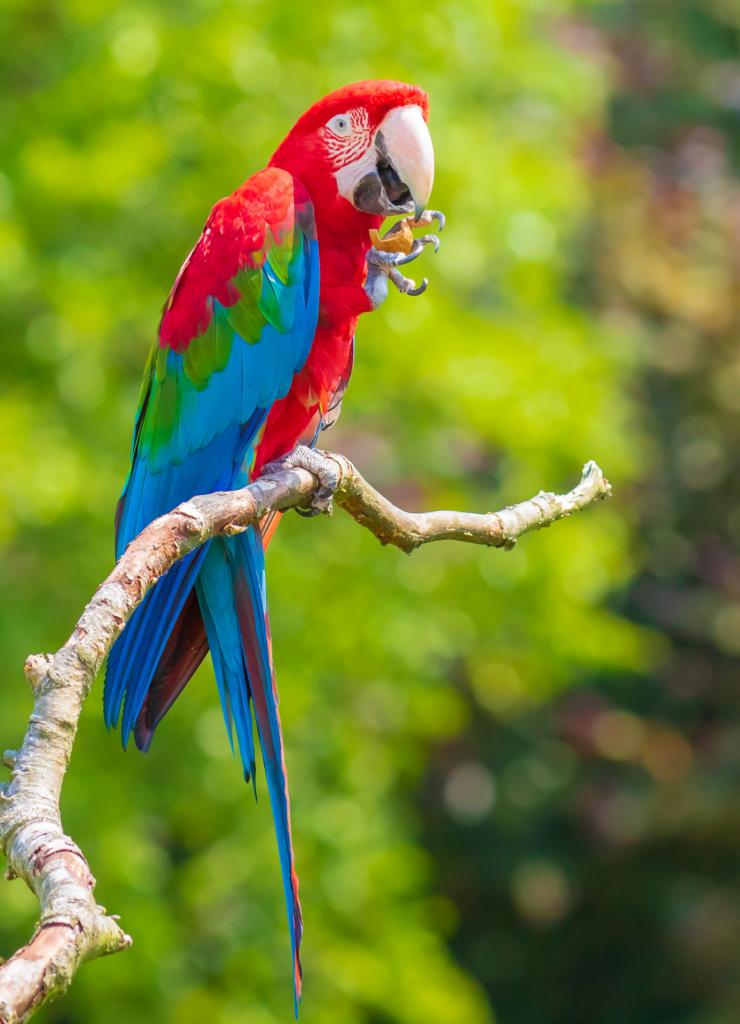
#> input picture image.png, 740 x 1024 px, found by its file name
$ python task5.py
#> lines starting #> are read from the running program, lines starting #| are printed output that depends on the picture; after the words box and inside, x2 and y2 are one past the last pixel; in counts of white or black regions, pixels touching at a corner belong together
import cv2
import numpy as np
import matplotlib.pyplot as plt

img = cv2.imread("C:/Users/Miras/Desktop/dev/ComputerVision/image.png")
#> img is the input picture: shape (1024, 740, 3); mean B, G, R 49.9, 131.5, 116.7
assert img is not None, "Image could not be loaded"

img_rgb = cv2.cvtColor(img, cv2.COLOR_BGR2RGB)

gray = cv2.cvtColor(img_rgb, cv2.COLOR_RGB2GRAY)
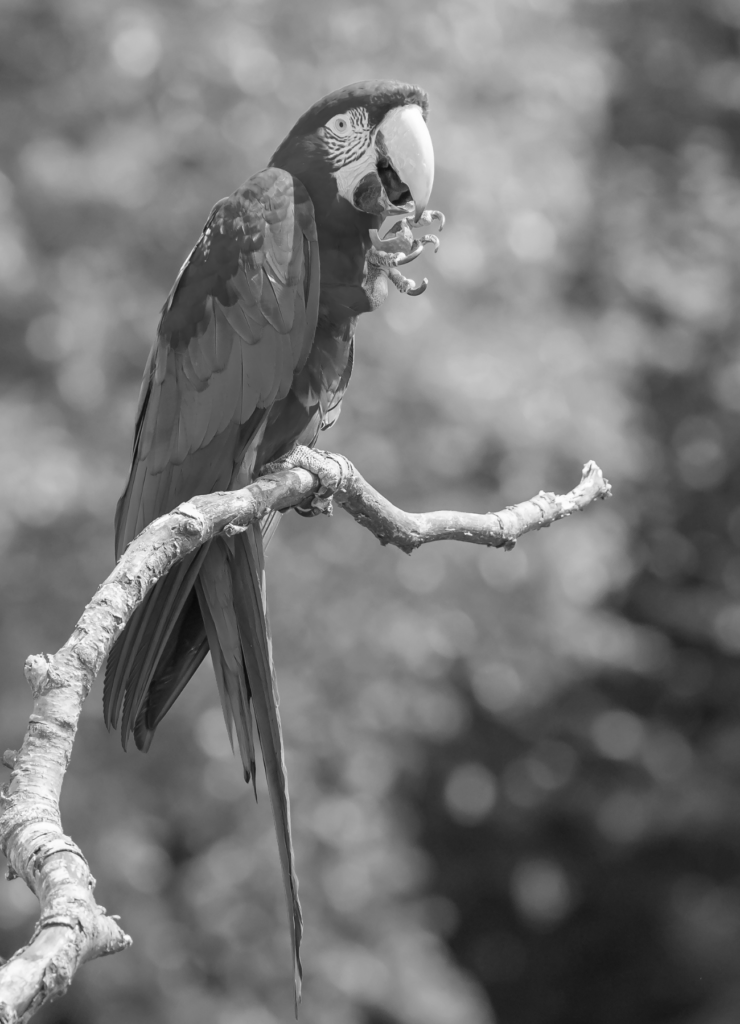
#> gray: shape (1024, 740); min 8, max 254, mean 117.8

_, binary = cv2.threshold(gray, 127, 255, cv2.THRESH_BINARY)
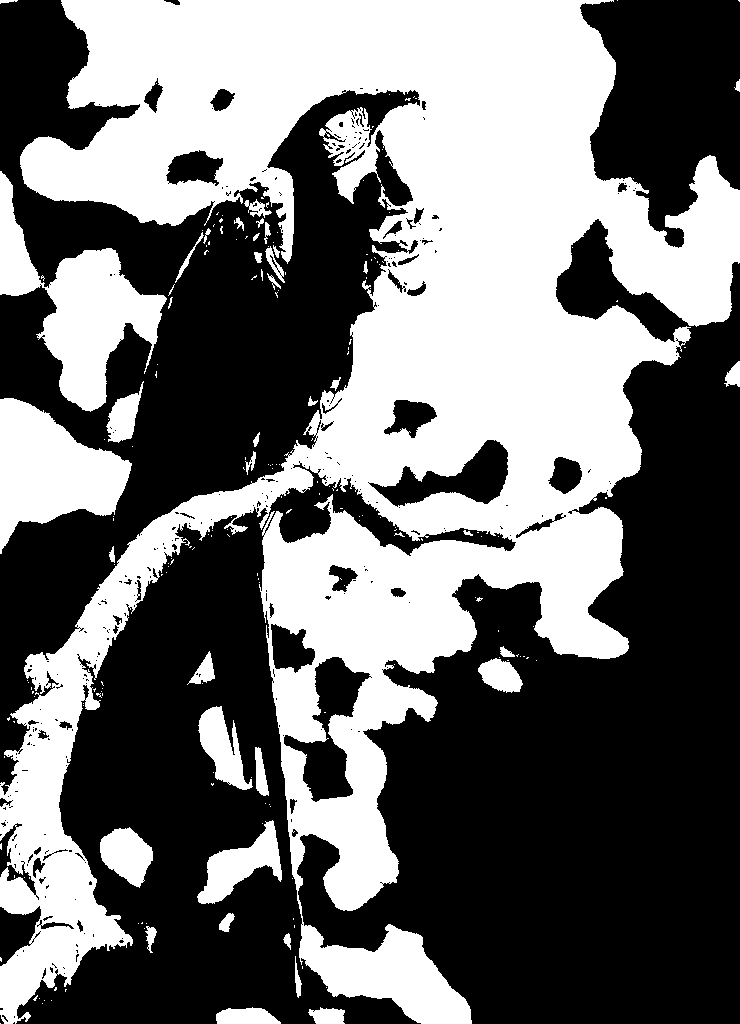
#> binary: shape (1024, 740); 43.5% white; 206 white regions (166 under 20 px), largest, box (x1, y1, x2, y2) and area: (0, 0, 740, 1024) 289635, (0, 171, 167, 412) 14090, (0, 398, 132, 554) 11520

kernel = np.ones((5,5), np.uint8)

erosion = cv2.erode(binary, kernel, iterations=1)
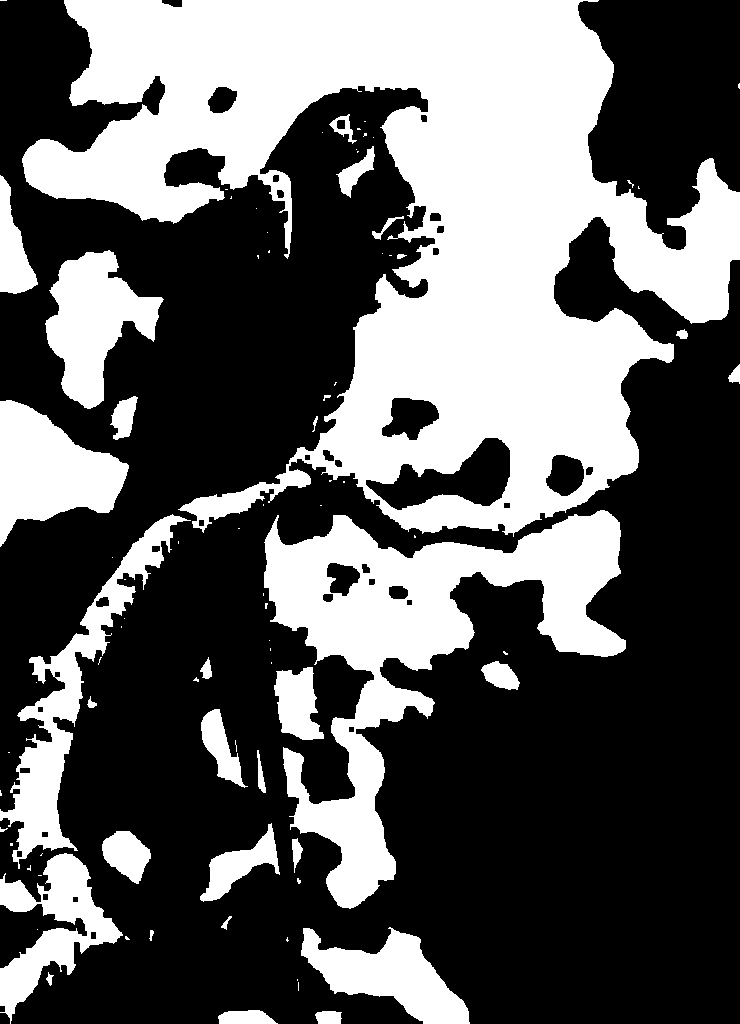
#> erosion: shape (1024, 740); 37.5% white; 85 white regions (53 under 20 px), largest, box (x1, y1, x2, y2) and area: (22, 0, 740, 537) 175132, (264, 510, 626, 909) 45450, (0, 514, 191, 869) 11880
dilation = cv2.dilate(binary, kernel, iterations=1)
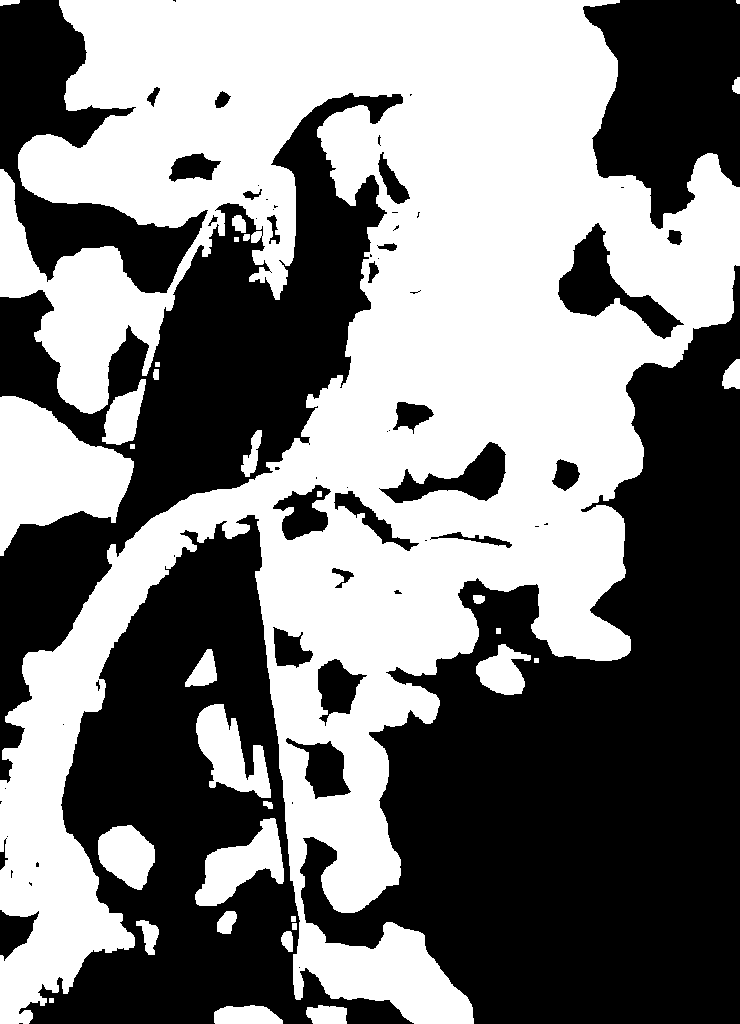
#> dilation: shape (1024, 740); 49.3% white; 32 white regions (1 under 20 px), largest, box (x1, y1, x2, y2) and area: (0, 0, 740, 1024) 342157, (0, 396, 134, 556) 12468, (195, 818, 284, 906) 3805

hsv = cv2.cvtColor(img_rgb, cv2.COLOR_RGB2HSV)
#> hsv: shape (1024, 740, 3); mean H, S, V 46.5, 178.3, 145.3

# Define color range (green color segmentation)
lower_green = np.array([35, 40, 40])
upper_green = np.array([85, 255, 255])

mask = cv2.inRange(hsv, lower_green, upper_green)
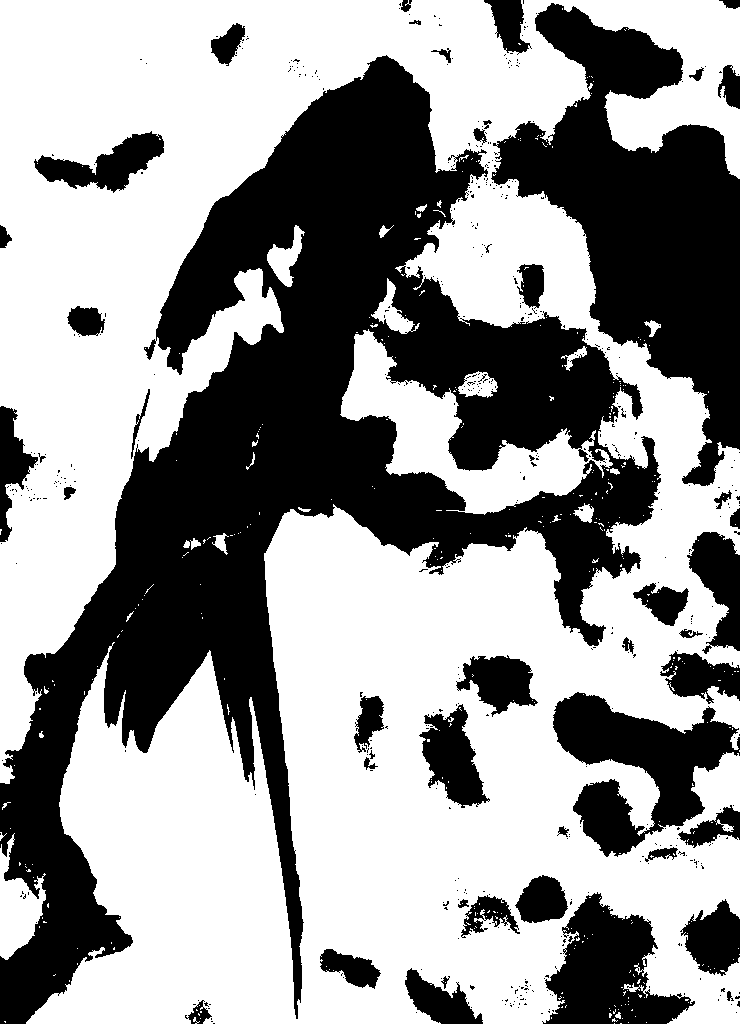
#> mask: shape (1024, 740); 59.4% white; 508 black regions (461 under 20 px), largest, box (x1, y1, x2, y2) and area: (0, 55, 661, 1024) 190825, (491, 3, 740, 486) 51932, (553, 692, 740, 857) 14654
segmented = cv2.bitwise_and(img_rgb, img_rgb, mask=mask)
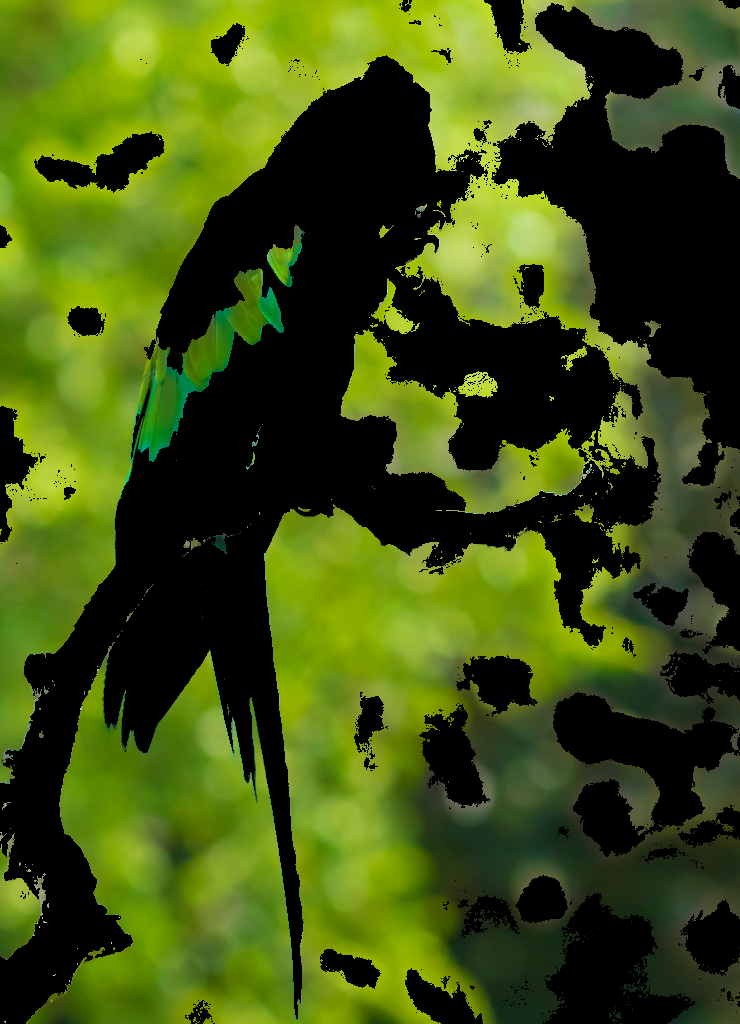
#> segmented: shape (1024, 740, 3); mean R, G, B 63.2, 81.6, 16.9

plt.figure(figsize=(14,8))

plt.subplot(2,3,1)
plt.imshow(img_rgb)
plt.title("Original Image")
plt.axis("off")

plt.subplot(2,3,2)
plt.imshow(binary, cmap="gray")
plt.title("Binary Threshold")
plt.axis("off")

plt.subplot(2,3,3)
plt.imshow(erosion, cmap="gray")
plt.title("Erosion")
plt.axis("off")

plt.subplot(2,3,4)
plt.imshow(dilation, cmap="gray")
plt.title("Dilation")
plt.axis("off")

plt.subplot(2,3,5)
plt.imshow(mask, cmap="gray")
plt.title("HSV Mask")
plt.axis("off")

plt.subplot(2,3,6)
plt.imshow(segmented)
plt.title("Color Segmentation Result")
plt.axis("off")

plt.show()
